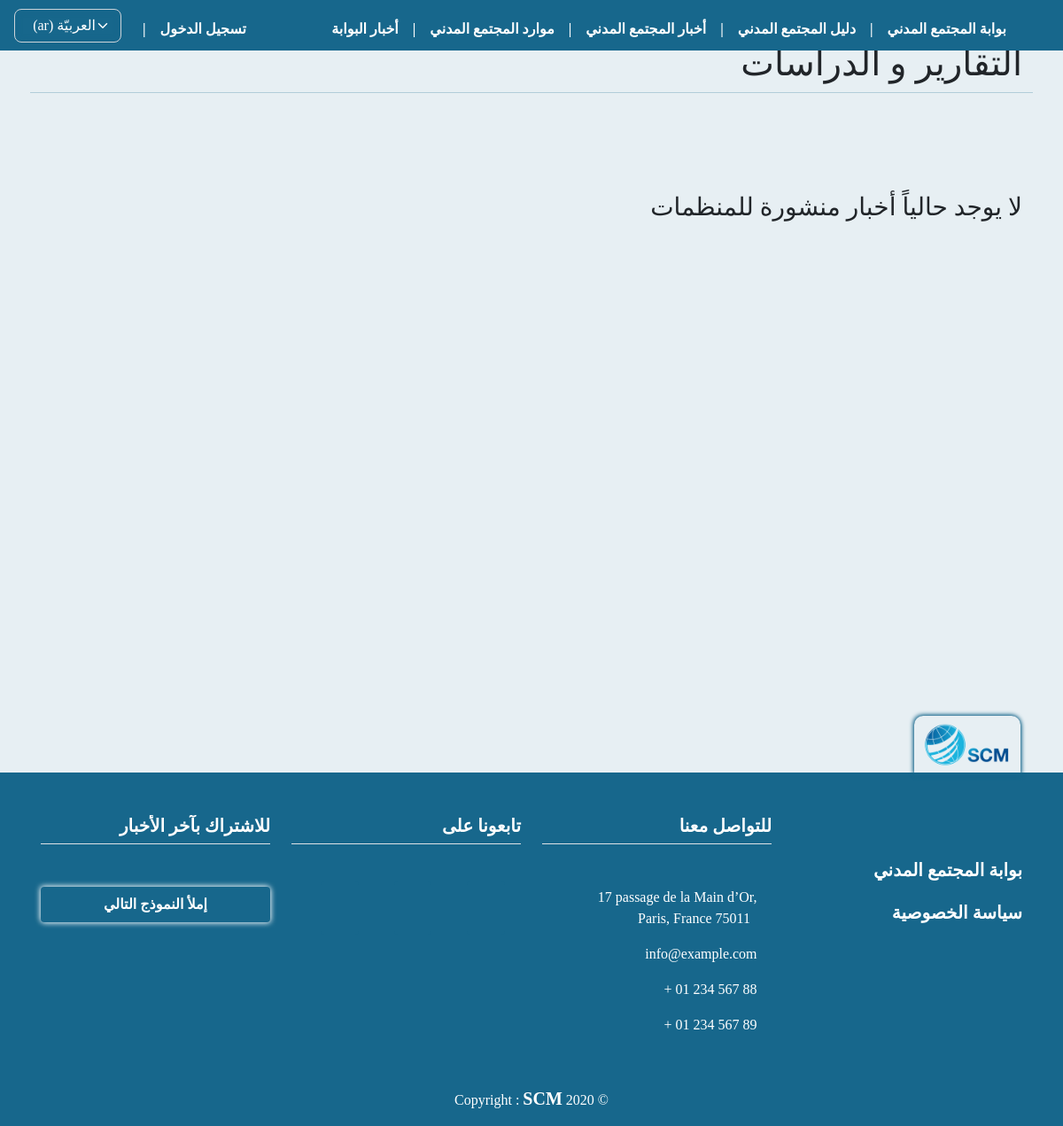
Page /orgs_rapport/ on the earlier database version.
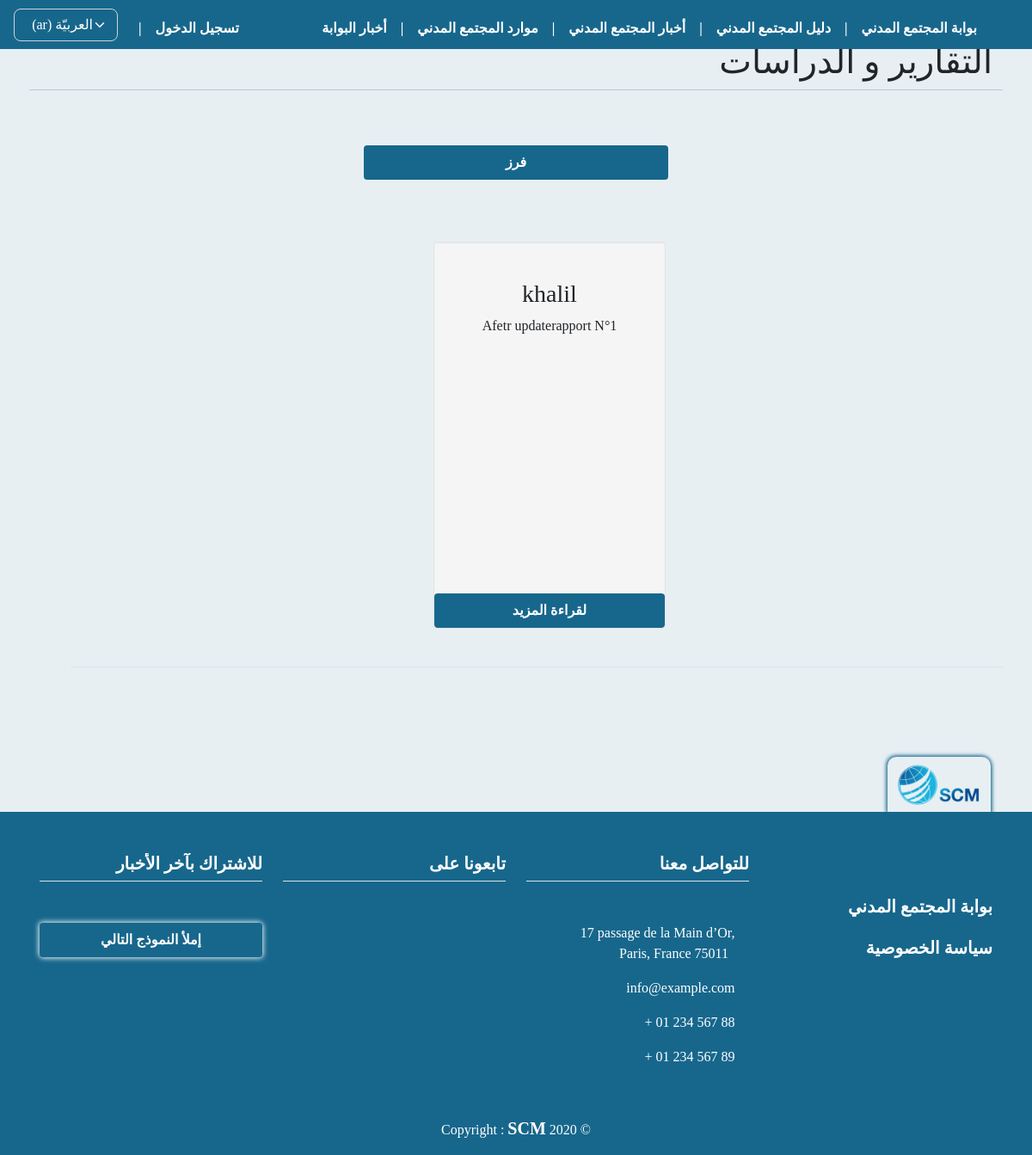
Same page on the later database version.
### orgs/models.py (models this page shows, shortened)
class OrgRapport(models.Model):
    user = models.ForeignKey(
        User, on_delete=models.CASCADE)
    org_name = models.ForeignKey(
        OrgProfile, on_delete=models.CASCADE, null=False, blank=True)
    title = models.CharField(max_length=255, null=False,
                             verbose_name=_('عنوان التقرير'))
    domain = models.CharField(
        max_length=150, null=False, blank=False, default='Other', choices=MyChoices.domain_CHOICES, verbose_name=_('مجال التقرير'))
    media = models.FileField(upload_to="rapport_files",
                             verbose_name=_('صورة او ملف التقرير'))
    publish = models.BooleanField(default=False)
    created_at = models.DateTimeField(auto_now_add=True)
    published_at = models.DateTimeField(blank=True, null=True, default=None)
    updated_at = models.DateTimeField(blank=True, null=True, default=None)

class OrgProfile(models.Model):
    user = models.ForeignKey(
        User, on_delete=models.CASCADE, null=True, blank=True, verbose_name=_("اسم المستخدم"))
    name = models.CharField(max_length=255, null=False,
                            verbose_name=_("اسم المنظمة"))
    name_en_ku = models.CharField(max_length=255, null=True, blank=True,
                                  verbose_name=_("اسم المنظمة باللغة الانكليزية أو الكردية"))
    short_cut = models.CharField(
        max_length=255, null=True, blank=True, verbose_name=_("الاسم المختصر"))
    org_type = models.CharField(
        max_length=150, null=False, choices=MyChoices.type_CHOICES, verbose_name=_("نوع المنظمة"))
    position_work = CountryField(
        max_length=255, null=False, verbose_name=_("مكان العمل"))
    city_work = models.ForeignKey(
        City, on_delete=models.SET_NULL, null=True, blank=True, verbose_name=_("المحافظة"))
    logo = models.ImageField(upload_to="org_logos",
                             null=False, default='org_logos/default_logo.jpg', verbose_name=_("شعار المنظمة"))
    message = models.TextField(
        max_length=2000, null=False, verbose_name=_("الرؤية و الرسالة"))
    name_managing_director = models.CharField(
        max_length=255, null=True, blank=True, verbose_name=_("اسم رئيس مجلس اﻹدارة"))
    name_ceo = models.CharField(
        max_length=255, null=True, blank=True, verbose_name=_('اسم المدير التنفيذي'))
    site_web = models.URLField(
        max_length=255, null=True, blank=True, verbose_name=_('الموقع الالكتروني'))
    facebook = models.URLField(
        max_length=255, null=True, blank=True, verbose_name=_('صفحة فيسبوك'))
    twitter = models.URLField(
        max_length=255, null=True, blank=True, verbose_name=_('صفحة تويتر'))
    email = models.EmailField(max_length=255, null=True,
                              blank=True, verbose_name=_('البريد الاكتروني'))
    phone = models.CharField(max_length=100, null=True,
                             blank=True, verbose_name=_('رقم الهاتف'))
    name_person_contact = models.CharField(
        max_length=255, null=True, blank=True, verbose_name=_('اسم الشخص المسؤول عن التواصل'))
    email_person_contact = models.EmailField(
        max_length=255, null=True, blank=True, verbose_name=_('البريد الاكتروني للشخص المسؤول عن التواصل'))
    org_adress = models.CharField(
        max_length=255, null=False, verbose_name=_('عنوان المقر الرئيسي'))
    work_domain = models.CharField(
        max_length=255, choices=MyChoices.domain_CHOICES, null=False, verbose_name=_('مجال العمل'))
    target_cat = models.CharField(
        max_length=255, null=False, choices=MyChoices.target_CHOICES, verbose_name=_('الفئات المستهدفة'))
    date_of_establishment = models.CharField(
        max_length=150, null=True, blank=True, verbose_name=_('تاريخ سنة التأسيس'))
    is_org_registered = models.CharField(
        max_length=100, null=False, choices=MyChoices.bool_CHOICES, verbose_name=_('هل المنظمة مسجلة ؟'))
    org_registered_country = CountryField(
        max_length=255, null=True, blank=True, verbose_name=_("بلد التسجيل"))
    org_members_count = models.PositiveIntegerField(
        validators=[MinValueValidator(1)], null=True, blank=True, verbose_name=_('عدد اﻷعضاء'))
    org_members_womans_count = models.PositiveIntegerField(
        validators=[MinValueValidator(1)], null=True, blank=True, verbose_name=_('عدد النساء من اﻷعضاء'))
    w_polic_regulations = models.CharField(
        max_length=200, null=False, choices=MyChoices.polic_CHOICES, verbose_name=_('السياسات واللوائح المكتوبة'))
    org_member_with = models.CharField(max_length=100, null=True, blank=True, choices=MyChoices.bool_CHOICES, verbose_name=_(
        'ھل المؤسسة عضو في اي شبكة او تحالف او جسم تنسیقي؟'))
    coalition_name = models.CharField(
        max_length=255, null=True, blank=True, verbose_name=_('اسم الشبكة / التحالف'))
    publish = models.BooleanField(default=False)
    created_at = models.DateTimeField(auto_now_add=True)
    published_at = models.DateTimeField(blank=True, null=True, default=None)
    updated_at = models.DateTimeField(blank=True, null=True, default=None)
    def __str__(self):
        if self.user:
            return self.name

### orgs/views.py (the view)
# urls.py: path('orgs_rapport/', views.orgs_rapport, name="orgs_rapport"),
def orgs_rapport(request):
    rapports = OrgRapport.objects.filter(publish=True).order_by('-created_at')
    myFilter = OrgsRapportFilter(request.GET, queryset=rapports)
    rapports = myFilter.qs
    paginator = Paginator(rapports, 12)
    page = request.GET.get('page')
    try:
        rapports = paginator.get_page(page)
    except(EmptyPage, InvalidPage):
        rapports = paginator.page(paginator.num_pages)
    context = {
        'rapports': rapports,
        'myFilter': myFilter,
    }
    return render(request, 'orgs/rapport/rapport.html', context)

### templates/orgs/rapport/rapport.html (shortened to what this page needs)
{% extends 'base.html' %}
{% load static i18n crispy_forms_tags %}
{% block content %}
<div class="row pt-4 mt-4 mb-4">
    <h1>{% trans 'التقارير و الدراسات' %}</h1>
    <hr>
    <div class="">
        <div class="row mt-4">
            <div class="col-lg-4 col-md-12 col-sm-12 col-xs-12">
            </div>
            {% if rapports%}
            <div class="col-lg-4 col-md-12 col-sm-12 col-xs-12">
                <a class="btn btn-block mt-4" data-toggle="collapse" href="#collapseFiltre" aria-expanded="false"
                    aria-controls="collapseFiltre">{% trans 'فرز' %}</a>
            </div>
            {% endif %}
            <div class="col-lg-4 col-md-12 col-sm-12 col-xs-12">
            </div>
            <div class="row mt-4 pt-4">
                <div class="row justify-content-center pt-4 pb-4 mb-4">
                    {% if rapports %}
                    {% for rapport in rapports %}
                    <div class="span3 well">
                        <center>
                            <h3 class="mt-4">{{ rapport.org_name }}</h3>
                            <p>{{ rapport.title }}</p>
                            <p>
                                <a href="{% url 'orgs_rapport_detail' rapport.id %}" class="btn btn-block">
                                    {% trans 'لقراءة المزيد' %} </a>
                            </p>
                        </center>
                    </div>
                    {% endfor %}
                    <div class="pagination row border-top mt-4 pt-4" dir="ltr">
                    </div>
                    {% else %}
                    <h3> {% trans "لا يوجد حالياً أخبار منشورة للمنظمات" %} </h3>
                    {% endif %}
                </div>
            </div>
        </div>
</div>
{% endblock %}

Differences in the rows shown:
added OrgRapport: org_name "khalil", title "Afetr updaterapport N°1"
Other differences:
text no longer shown: "لا يوجد حالياً أخبار منشورة للمنظمات"
text now shown: "فرز"
